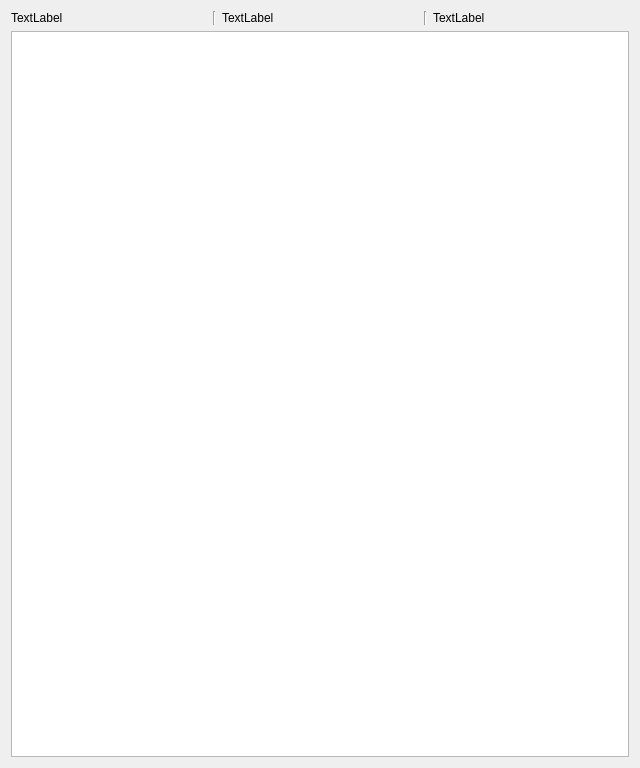
<?xml version="1.0" encoding="UTF-8"?>
<ui version="4.0">
 <class>Form</class>
 <widget class="QWidget" name="Form">
  <property name="geometry">
   <rect>
    <x>0</x>
    <y>0</y>
    <width>640</width>
    <height>768</height>
   </rect>
  </property>
  <property name="windowTitle">
   <string>Решение</string>
  </property>
  <layout class="QVBoxLayout" name="verticalLayout">
   <item>
    <layout class="QHBoxLayout" name="horizontalLayout">
     <item>
      <widget class="QLabel" name="MYH">
       <property name="text">
        <string>TextLabel</string>
       </property>
      </widget>
     </item>
     <item>
      <widget class="Line" name="line">
       <property name="orientation">
        <enum>Qt::Vertical</enum>
       </property>
      </widget>
     </item>
     <item>
      <widget class="QLabel" name="MH">
       <property name="text">
        <string>TextLabel</string>
       </property>
      </widget>
     </item>
     <item>
      <widget class="Line" name="line_2">
       <property name="orientation">
        <enum>Qt::Vertical</enum>
       </property>
      </widget>
     </item>
     <item>
      <widget class="QLabel" name="MYKY">
       <property name="text">
        <string>TextLabel</string>
       </property>
      </widget>
     </item>
    </layout>
   </item>
   <item>
    <widget class="QTableWidget" name="tableWidget">
     <property name="sizePolicy">
      <sizepolicy hsizetype="Expanding" vsizetype="Expanding">
       <horstretch>10</horstretch>
       <verstretch>10</verstretch>
      </sizepolicy>
     </property>
    </widget>
   </item>
   <item>
    <layout class="QHBoxLayout" name="horizontalLayout_2"/>
   </item>
  </layout>
 </widget>
 <resources/>
 <connections/>
</ui>
